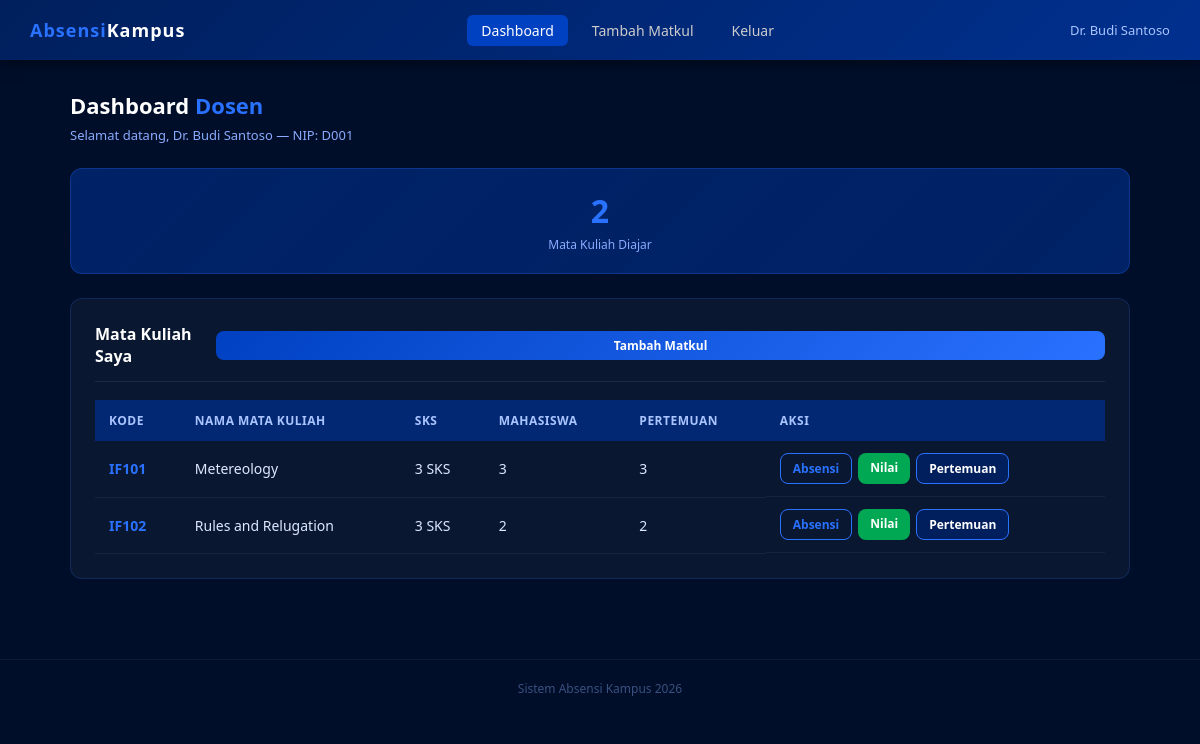
Page /dashboard_dosen.php (signed in) on the committed database.
### tables this page shows
CREATE TABLE mata_kuliah (
    id INT AUTO_INCREMENT PRIMARY KEY,
    kode_mk VARCHAR(10) UNIQUE NOT NULL,
    nama_mk VARCHAR(100) NOT NULL,
    sks INT DEFAULT 2,
    dosen_id INT,
    semester VARCHAR(10),
    created_at TIMESTAMP DEFAULT CURRENT_TIMESTAMP,
    FOREIGN KEY (dosen_id) REFERENCES users(id)
);

### dashboard_dosen.php (the view, shortened to what this page needs)
<?php
require_once 'config.php';
$dosen_id = $_SESSION['user_id'];
$sql_matkul = "
    SELECT mk.*,
           COUNT(DISTINCT e.mahasiswa_id) AS total_mahasiswa,
           COUNT(DISTINCT p.id) AS total_pertemuan
    FROM mata_kuliah mk
    LEFT JOIN enrollment e ON e.mata_kuliah_id = mk.id
    LEFT JOIN pertemuan p ON p.mata_kuliah_id = mk.id
    WHERE mk.dosen_id = $dosen_id
    GROUP BY mk.id
";
$hasil_matkul = mysqli_query($conn, $sql_matkul);
$total_matkul = mysqli_num_rows($hasil_matkul);
?>
<!DOCTYPE html>
<html lang="id">
<head>
    <link rel="stylesheet" href="style.css">
</head>
<body>
<nav class="navbar">
    <div class="logo"><span>Absensi</span>Kampus</div>
    <div class="nav-links">
        <a href="dashboard_dosen.php" class="aktif">Dashboard</a>
        <a href="tambah_matkul.php">Tambah Matkul</a>
        <a href="logout.php">Keluar</a>
    </div>
    <div class="user-info"><?= htmlspecialchars($_SESSION['nama']) ?></div>
</nav>
<div class="container">
    <div class="page-title">Dashboard <span>Dosen</span></div>
    <div class="page-subtitle">Selamat datang, <?= htmlspecialchars($_SESSION['nama']) ?> — NIP: <?= $_SESSION['nim_nip'] ?></div>
    <div class="stats-grid">
        <div class="stat-card">
            <div class="number"><?= $total_matkul ?></div>
            <div class="label">Mata Kuliah Diajar</div>
        </div>
    </div>
    <div class="card">
        <div class="card-header">
            <div class="card-title">Mata Kuliah Saya</div>
            <a href="tambah_matkul.php" class="btn btn-primary btn-sm">Tambah Matkul</a>
        </div>
        <?php if ($total_matkul == 0): ?>
            <div class="alert alert-info">Belum ada mata kuliah. Klik "Tambah Matkul" untuk mulai.</div>
        <?php else: ?>
            <div class="table-wrapper">
                <table>
                    <thead>
                        <tr>
                            <th>Kode</th>
                            <th>Nama Mata Kuliah</th>
                            <th>SKS</th>
                            <th>Mahasiswa</th>
                            <th>Pertemuan</th>
                            <th>Aksi</th>
                        </tr>
                    </thead>
                    <tbody>
                    <?php
                    mysqli_data_seek($hasil_matkul, 0);
                    while ($mk = mysqli_fetch_assoc($hasil_matkul)): ?>
                        <tr>
                            <td><strong style="color:#2971FF"><?= htmlspecialchars($mk['kode_mk']) ?></strong></td>
                            <td><?= htmlspecialchars($mk['nama_mk']) ?></td>
                            <td><?= $mk['sks'] ?> SKS</td>
                            <td><?= $mk['total_mahasiswa'] ?></td>
                            <td><?= $mk['total_pertemuan'] ?></td>
                            <td style="display:flex; gap:6px;">
                                <a href="kelola_absensi.php?mk_id=<?= $mk['id'] ?>" class="btn btn-outline btn-sm">Absensi</a>
                                <a href="input_nilai.php?mk_id=<?= $mk['id'] ?>" class="btn btn-success btn-sm">Nilai</a>
                                <a href="tambah_pertemuan.php?mk_id=<?= $mk['id'] ?>" class="btn btn-sm" style="background:#001F5C; color:#fff; border:1px solid #2971FF;">Pertemuan</a>
                            </td>
                        </tr>
                    <?php endwhile; ?>
                    </tbody>
                </table>
            </div>
        <?php endif; ?>
    </div>
</div>
<div class="footer">Sistem Absensi Kampus 2026</div>
</body>
</html>

### style.css (style rules this page uses)
* { margin: 0; padding: 0; box-sizing: border-box; }
body { font-family: "Segoe UI", Arial, sans-serif; background-color: #000e29; color: #fff; min-height: 100vh; }
a { text-decoration: none; color: inherit; }
.navbar { background: linear-gradient(135deg, #001f5c, #00308f); padding: 0 30px; display: flex; justify-content: space-between; align-items: center; height: 60px; box-shadow: 0 2px 15px rgba(0, 0, 0, 0.5); position: sticky; top: 0; z-index: 100; }
.navbar .logo { font-size: 18px; font-weight: 700; color: #fff; letter-spacing: 1px; }
.navbar .logo span { color: #2971ff; }
.navbar .nav-links { display: flex; gap: 10px; align-items: center; }
.navbar .nav-links a { color: #ccc; padding: 6px 14px; border-radius: 6px; font-size: 14px; transition: all 0.2s; }
.navbar .nav-links a:hover, .navbar .nav-links a.aktif { background: #0041c2; color: #fff; }
.navbar .user-info { font-size: 13px; color: #aac4ff; }
.btn { display: inline-block; padding: 10px 20px; border-radius: 8px; border: none; cursor: pointer; font-size: 14px; font-weight: 600; transition: all 0.2s; text-align: center; }
.btn-primary { background: linear-gradient(135deg, #0041c2, #2971ff); color: #fff; width: 100%; padding: 12px; font-size: 15px; }
.btn-success { background: #00a854; color: #fff; }
.btn-outline { background: transparent; border: 1px solid #2971ff; color: #2971ff; }
.btn-sm { padding: 6px 12px; font-size: 12px; }
.container { max-width: 1100px; margin: 0 auto; padding: 30px 20px; }
.page-title { font-size: 22px; font-weight: 700; margin-bottom: 6px; color: #fff; }
.page-title span { color: #2971ff; }
.page-subtitle { font-size: 13px; color: #8aabff; margin-bottom: 24px; }
.card { background: rgba(255, 255, 255, 0.04); border: 1px solid rgba(41, 113, 255, 0.2); border-radius: 12px; padding: 24px; margin-bottom: 20px; }
.card-header { display: flex; justify-content: space-between; align-items: center; margin-bottom: 18px; padding-bottom: 14px; border-bottom: 1px solid rgba(255, 255, 255, 0.08); }
.card-title { font-size: 16px; font-weight: 600; color: #fff; }
.stats-grid { display: grid; grid-template-columns: repeat(auto-fit, minmax(180px, 1fr)); gap: 16px; margin-bottom: 24px; }
.stat-card { background: linear-gradient( 135deg, rgba(0, 48, 143, 0.6), rgba(0, 65, 194, 0.4) ); border: 1px solid rgba(41, 113, 255, 0.25); border-radius: 12px; padding: 20px; text-align: center; }
.stat-card .number { font-size: 32px; font-weight: 700; color: #2971ff; }
.stat-card .label { font-size: 12px; color: #8aabff; margin-top: 4px; }
.table-wrapper { overflow-x: auto; }
table { width: 100%; border-collapse: collapse; font-size: 14px; }
thead th { background: rgba(0, 48, 143, 0.7); color: #aac4ff; padding: 12px 14px; text-align: left; font-weight: 600; font-size: 12px; text-transform: uppercase; letter-spacing: 0.5px; }
tbody td { padding: 12px 14px; border-bottom: 1px solid rgba(255, 255, 255, 0.05); color: #dde8ff; }
.footer { text-align: center; padding: 20px; font-size: 12px; color: #3a5080; margin-top: 30px; border-top: 1px solid rgba(255, 255, 255, 0.05); }

### rows in the picture
mata_kuliah: kode_mk "IF101", nama_mk "Metereology", sks "3", total_mahasiswa "3", total_pertemuan "3"
mata_kuliah: kode_mk "IF102", nama_mk "Rules and Relugation", sks "3", total_mahasiswa "2", total_pertemuan "2"

### other values in the picture
$_SESSION['nama'] "Dr. Budi Santoso"
$_SESSION['nim_nip'] "D001"
$total_matkul "2"
